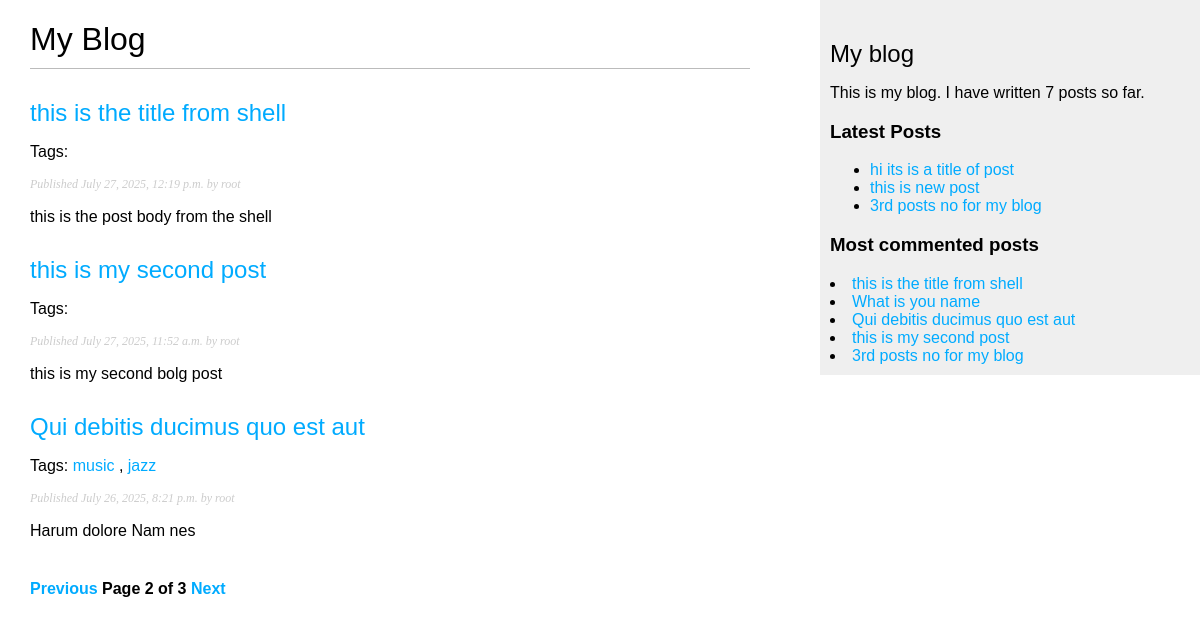
Screenshot of /blog/?page=2 with the database file from the repository.
### blog/models.py (models this page shows, shortened)
class Post(models.Model):
    class Status(models.TextChoices):
        DRAFT = 'DF','Draft'
        PUBLISHED = 'PB','Published'
    title = models.CharField(max_length=255)
    slug  = models.SlugField(max_length=255,unique_for_date='publish')
    author = models.ForeignKey(settings.AUTH_USER_MODEL, on_delete=models.CASCADE,related_name='blog_posts')
    body  = models.TextField()
    publish = models.DateTimeField(default=timezone.now)    # post publish kb howi
    created = models.DateTimeField(auto_now_add=True)       # Post kab banayi gayi
    updated = models.DateTimeField(auto_now=True)           # Post kab last edit hui
    status  = models.CharField(max_length=2,choices=Status.choices, default=Status.DRAFT)
    objects = models.Manager()
    published = PublishedManager()
    tags       = TaggableManager()
    class Meta:
        ordering = ['-publish']                             # سب سے نئی پوسٹ سب سے اوپر
        indexes = [models.Index(fields = ['-publish']),]
    def get_absolute_url(self):
        return reverse("blog:post_detail",args=[self.publish.year,self.publish.month,self.publish.day,self.slug])

### blog/views.py (the view)
# urls.py: path('',views.post_list, name= 'post_list'),
def post_list(request,tag_slug=None):
    post_list = Post.published.all()
    tag = None
    if tag_slug:
        tag = get_object_or_404(Tag,slug=tag_slug)
        post_list = post_list.filter(tags__in = [tag])
    paginator = Paginator(post_list,3)
    page_number = request.GET.get('page',1)
    try:
        posts = paginator.page(page_number)
    except PageNotAnInteger:
        posts = paginator.page(1)
    except EmptyPage:
        posts = paginator.page(paginator.num_pages)
    return render(request,'blog/post/list.html', {'posts':posts,'tag':tag})

### blog/models.py (called while the page is built)
    def get_queryset(self):
        return super().get_queryset().filter(status = Post.Status.PUBLISHED)

### blog/templatetags/blog_tags.py (called while the page is built)
@register.simple_tag
def total_posts():
    return Post.published.count()

@register.inclusion_tag('blog/post/latest_posts.html')
def show_latest_posts(count=5):
    latest_posts = Post.published.order_by('-publish')[:count]
    return {'latest_posts':latest_posts}

@register.simple_tag
def get_most_commented_posts(count=5):
    return Post.published.annotate(total_comments = Count('comments')).order_by('-total_comments')[:count]

### blog/templates/blog/post/list.html (shortened to what this page needs)
{% extends "blog/base.html" %}
{% block content %}
  <h1>My Blog</h1>
  {% for post in posts %}
    <h2>
      <a href=" {{ post.get_absolute_url }}">{{ post.title }}</a>
    </h2>
    <p class="tags">
      Tags:
      {% for tag in post.tags.all %}
        <a href="{% url "blog:post_list_by_tag" tag.slug %}">{{ tag.name }}</a>
        {% if not forloop.last %},{% endif %}
      {% endfor %}
    </p>
    <p class="date ">Published {{ post.publish }} by {{ post.author }}</p>
    {{ post.body|truncatewords:30|linebreaks }}
  {% endfor %}
  {% include "blog/pagination.html" with page=posts %}
{% endblock content %}

### blog/templates/blog/base.html (shortened to what this page needs)
{% load blog_tags %}
{% load static %}
<!DOCTYPE html>
<html lang="en">
  <head>
  <link href="{% static 'css/blog.css' %}" rel="stylesheet" />
</head>
  <body>
    <div id="content">
      {% block content %}{% endblock content %}
    </div>
    <div id="sidebar">
      <h2>My blog</h2>
      <p>This is my blog.
      I have written {% total_posts %} posts so far.
      </p>
      <h3>Latest Posts</h3>
      {% show_latest_posts 3 %}
      <h3>Most commented posts</h3>
      {% get_most_commented_posts as most_commented_posts %}
      {% for post in most_commented_posts %}
      <li>
        <a href="{{ post.get_absolute_url }}">{{ post.title }}</a>
      </li>
      {% endfor %}
    </div>
  </body>
</html>

### blog/templates/blog/post/latest_posts.html
<ul>
    {% for post in latest_posts %}
    <li>
        <a href="{{ post.get_absolute_url }}">{{ post.title }}</a>
    </li>
    {% endfor %}
</ul>

### blog/static/css/blog.css (style rules this page uses)
body { margin:0; padding:0; font-family:helvetica, sans-serif; }
a { color:#00abff; text-decoration:none; }
h1 { font-weight:normal; border-bottom:1px solid #bbb; padding:0 0 10px 0; }
h2 { font-weight:normal; margin:30px 0 0; }
#content { float:left; width:60%; padding:0 0 0 30px; }
#sidebar { float:right; width:30%; padding:10px; background:#efefef; height:100%; }
p.date { color:#ccc; font-family: georgia, serif; font-size: 12px; font-style: italic; }

### rows the page displays
Post: title "this is the title from shell", publish "July 27, 2025, 12:19 p.m.", author "root", body "this is the post body from the shell"
Post: title "this is my second post", publish "July 27, 2025, 11:52 a.m.", author "root", body "this is my second bolg post"
Post: title "Qui debitis ducimus quo est aut", publish "July 26, 2025, 8:21 p.m.", author "root", body "Harum dolore Nam nes"
Tag: name "music"
Tag: name "jazz"
Post: title "hi its is a title of post"
Post: title "this is new post"
Post: title "3rd posts no for my blog"
Post: title "What is you name"

### other values shown
{{ page.number }} "2"
{{ page.paginator.num_pages }} "3"
